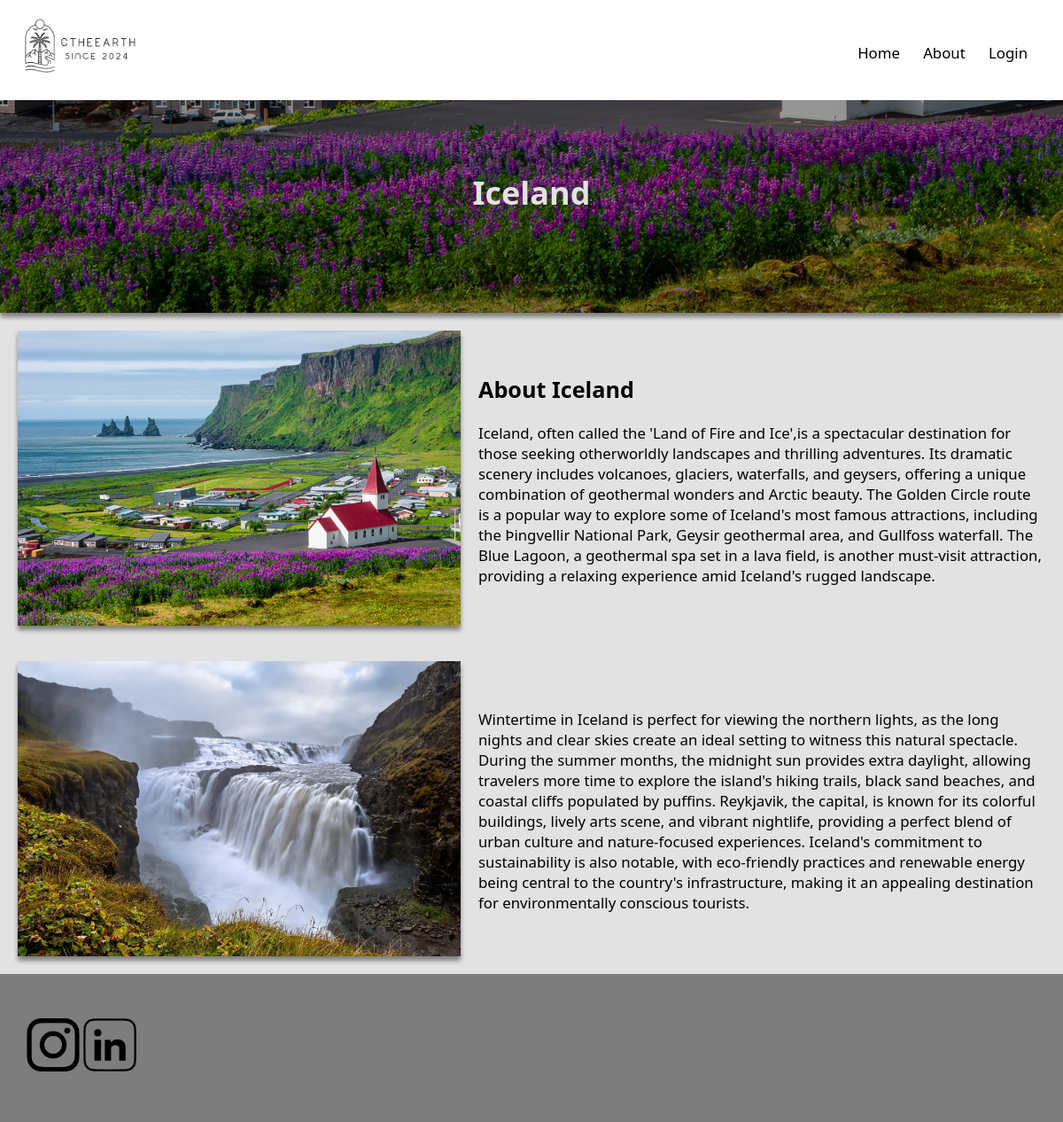
Page /pages/country.php?country=Iceland on the committed database.
### tables this page shows
CREATE TABLE cards (
    id INT AUTO_INCREMENT PRIMARY KEY,
    title VARCHAR(255) NOT NULL,
    description TEXT NOT NULL,
    image_path VARCHAR(255) NOT NULL,
    link VARCHAR(255) NOT NULL
);

CREATE TABLE cards_contents (
  id INT AUTO_INCREMENT PRIMARY KEY,
  card_id INT,
  section_title VARCHAR(255),
  section_content TEXT,
  image_path VARCHAR(255),
  FOREIGN KEY (card_id) REFERENCES cards(id)
);

### pages/country.php (the view, shortened to what this page needs)
<?php
$server = "localhost";
$username = "root";
$password = "";
$dbname = "pweb2";
$conn = new mysqli($server, $username, $password, $dbname);
$country = isset($_GET['country']) ? $_GET['country'] : 'Africa';
$query = "SELECT * FROM cards WHERE title = ?";
$stmt = $conn->prepare($query);
$stmt->bind_param('s', $country);
$stmt->execute();
$result = $stmt->get_result();
if ($result->num_rows > 0) {
    $countryData = $result->fetch_assoc();
    $countryName = $countryData['title'];
    $countryImage = $countryData['image_path'];
    $contentQuery = "SELECT * FROM cards_contents WHERE card_id = ?";
    $contentStmt = $conn->prepare($contentQuery);
    $contentStmt->bind_param('i', $countryData['id']);
    $contentStmt->execute();
    $contentResult = $contentStmt->get_result();
} else {
    echo "Country not found.";
    exit;
}
?>
<!DOCTYPE html>
<html lang="en">
<head>
    <link rel="stylesheet" href="../css/main.css" />
    <link rel="stylesheet" href="../css/country.css" />
</head>
<body>
    <header>
        <?php include '../php/navbar.php'; ?>
    </header>
    <section class="banner" style="background-image: url(<?php echo "../$countryImage"; ?>);">
        <section class="slide active">
            <h1><?php echo $countryName; ?></h1>
        </section>
    </section>
    <?php while ($content = $contentResult->fetch_assoc()): ?>
        <section>
            <div class="text-image-container">
                <?php if ($content['image_path']): ?>
                    <img src="<?php echo $content['image_path']; ?>" alt="Description of image" class="side-image" />
                <?php endif; ?>
                <div class="text-content">
                    <h2><?php echo $content['section_title']; ?></h2>
                    <p><?php echo $content['section_content']; ?></p>
                </div>
            </div>
        </section>
    <?php endwhile; ?>
    <footer>
    </footer>
</body>
</html>

### css/main.css (style rules this page uses)
body { background-color: white; color: black; margin: 0; padding: 0; font-family: "Segoe UI", Tahoma, Geneva, Verdana, sans-serif; font-size: x-large; }
header { display: flex; align-items: center; justify-content: space-between; padding: 20px; }
.banner { background-repeat: no-repeat; background-position: 50% 90%; box-shadow: 0 5px 5px grey; position: relative; overflow: hidden; height: 200px; padding: 20px; transition: background-image 0.5s ease-in-out; }
.banner::before { background-color: rgba(0, 0, 0, 0.4); content: ""; position: absolute; top: 0; left: 0; width: 100%; height: 100%; z-index: 1; }
.slide { display: none; position: relative; background: none; max-width: 1760px; margin: 0 auto; padding: 0px 50px; z-index: 3; }
.slide.active { display: block; }
.slide > * { width: 25%; margin-left: auto; margin-right: 20px; color: #e2e2e2; text-align: right; font-size: 0.8em; }
section { background-color: #e2e2e2; height: auto; padding: 20px; }
footer { background-color: #7d7d7d; padding: 50px 30px; }

### css/country.css (style rules this page uses)
.text-image-container { display: flex; align-items: center; gap: 20px; }
.slide > * { width: 100%; margin: auto; margin-top: 60px; text-align: center; font-size: 1.5em; }
.side-image { width: 500px; height: auto; opacity: 1; box-shadow: 0 5px 5px grey; }
.text-content { max-width: 1500px; font-size: 0.7em; }

### rows in the picture
cards: image_path (picture), title "Iceland"
cards_contents: image_path (picture), section_title "About Iceland", section_content "Iceland, often called the 'Land of Fire and Ice',is a spectacular destination for those seeking otherworldly landscapes and thrilling adventures. Its dramatic scenery includes volcanoes, glaciers, waterfalls, and geysers, offering a unique combination of geothermal wonders and Arctic beauty. The Golden Circle route is a popular way to explore some of Iceland's most famous attractions, including the Þingvellir National Park, Geysir geothermal area, and Gullfoss waterfall. The Blue Lagoon, a geothermal spa set in a lava field, is another must-visit attraction, providing a relaxing experience amid Iceland's rugged landscape."
cards_contents: image_path (picture), section_content "Wintertime in Iceland is perfect for viewing the northern lights, as the long nights and clear skies create an ideal setting to witness this natural spectacle. During the summer months, the midnight sun provides extra daylight, allowing travelers more time to explore the island's hiking trails, black sand beaches, and coastal cliffs populated by puffins. Reykjavik, the capital, is known for its colorful buildings, lively arts scene, and vibrant nightlife, providing a perfect blend of urban culture and nature-focused experiences. Iceland's commitment to sustainability is also notable, with eco-friendly practices and renewable energy being central to the country's infrastructure, making it an…"
